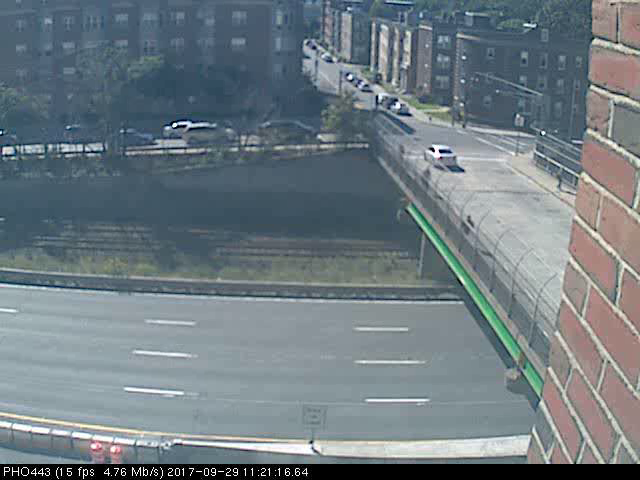
#> input picture frame 13 of Hw2_motion_detection/seq.avi, 640 x 480 px, given in place of test.mp4, which was not available
$ python try.py
#> lines starting #> are read from the running program, lines starting #| are printed output that depends on the picture
# -*- coding: utf-8 -*-
"""
Spyder Editor

This is a temporary script file.
"""

import cv2 as cv


cap = cv.VideoCapture('test.mp4')
print('a')
i = 0
while(cap.isOpened()):
    print('a')
    ret, frame = cap.read()
#> frame is the input picture: shape (480, 640, 3); mean B, G, R 129.5, 123.1, 111.3
    gray = cv.cvtColor(frame, cv.COLOR_BGR2GRAY)
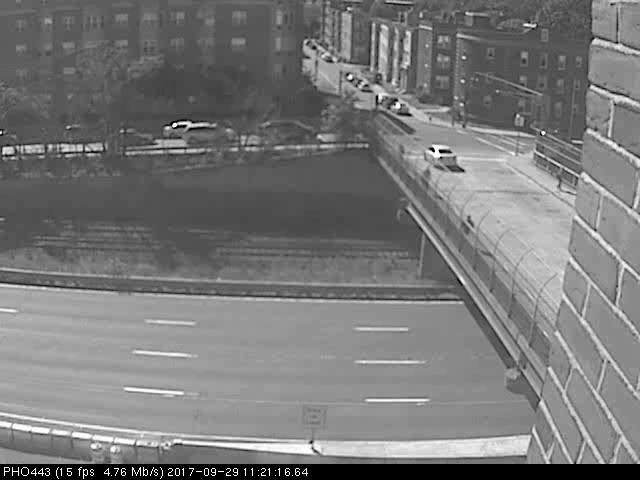
#> gray: shape (480, 640); min 0, max 255, mean 120.3
    cv.imwrite('a'+str(i)+'.jpg',gray)
    i = i+1

$ run again, starting later in the video
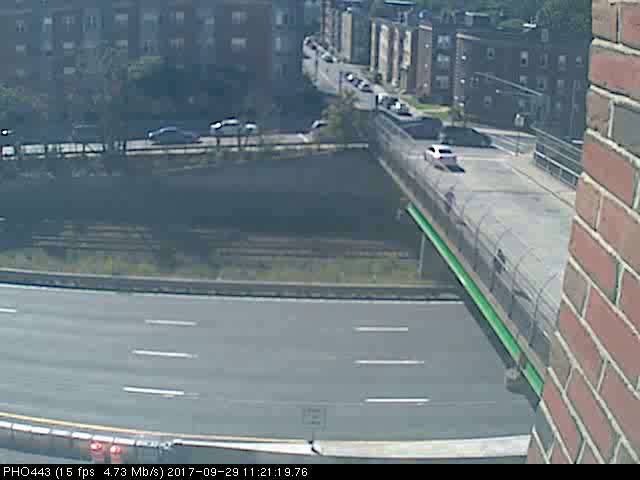
#> input picture frame 60 of Hw2_motion_detection/seq.avi, 640 x 480 px, given in place of test.mp4, which was not available
#> frame is the input picture: shape (480, 640, 3); mean B, G, R 128.9, 122.9, 110.7
#> `gray = cv.cvtColor(frame, cv.COLOR_BGR2GRAY)`:
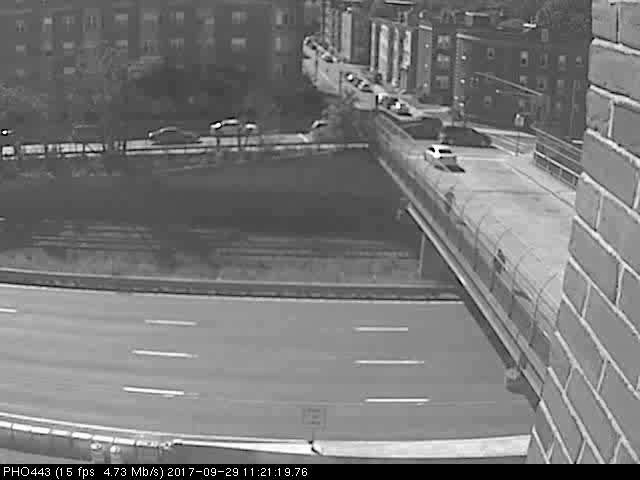
#> gray: shape (480, 640); min 0, max 255, mean 119.8

$ run again, starting later in the video
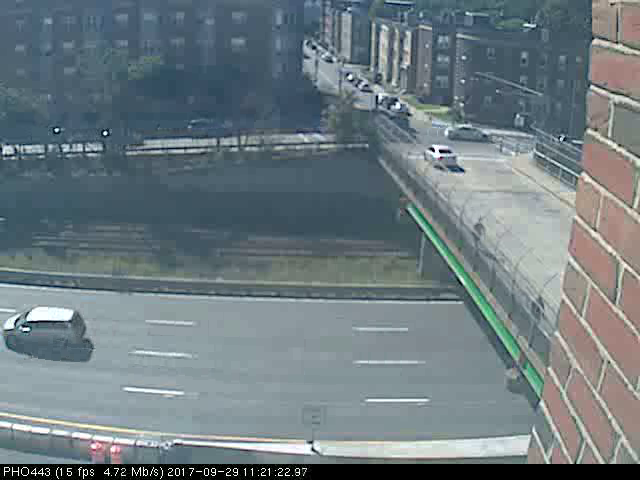
#> input picture frame 107 of Hw2_motion_detection/seq.avi, 640 x 480 px, given in place of test.mp4, which was not available
#> frame is the input picture: shape (480, 640, 3); mean B, G, R 128.3, 123, 110
#> `gray = cv.cvtColor(frame, cv.COLOR_BGR2GRAY)`:
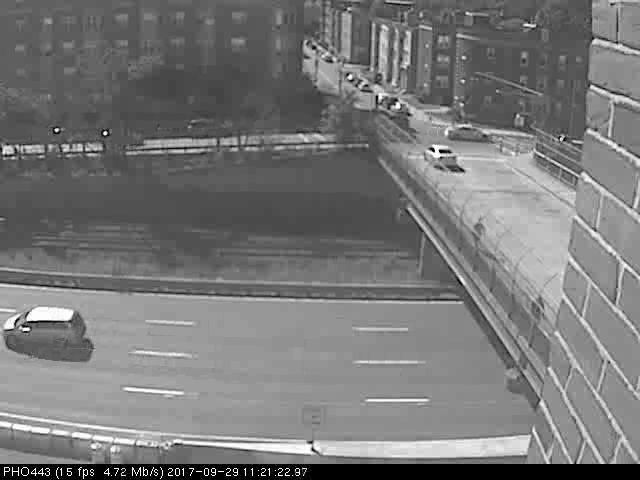
#> gray: shape (480, 640); min 0, max 255, mean 119.7
